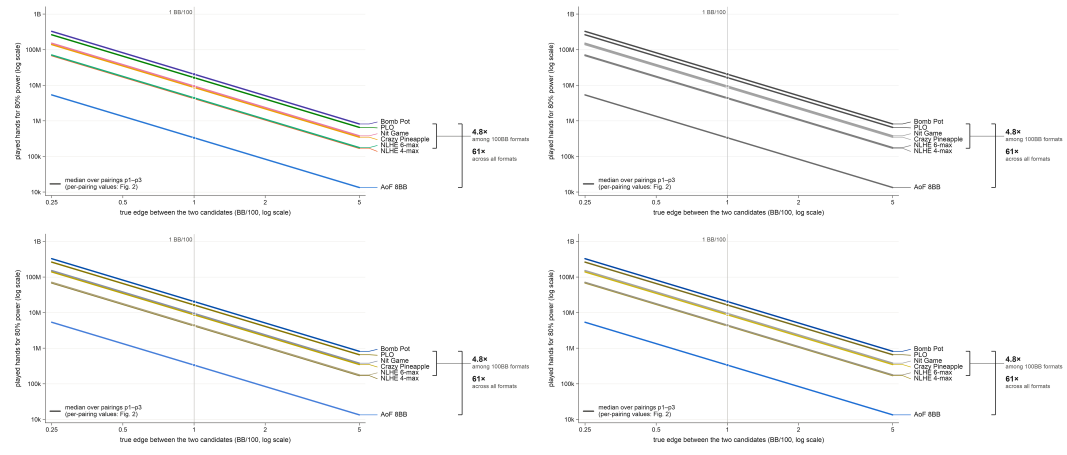
#> input picture paper/figures/qa/figure1_sample_complexity_qa.png, 3200 x 1364 px (shown at 1/3 size)
$ python -i qa.py   (imports and definitions only)
#> lines starting #> are read from the running program, lines starting #| are printed output that depends on the picture
"""Visual QA sheets: grayscale and colour-vision-deficiency simulations of every final figure,
plus a contact sheet of all six at a common width.

Usage: .venv-figures/bin/python paper/figures/qa.py  ->  paper/figures/qa/*.png

CVD simulation: Machado, Oliveira & Fernandes (2009) matrices at severity 1.0 (protanopia,
deuteranopia), applied in linear RGB. This is the same model the dataviz palette validator uses.
"""

from __future__ import annotations

from pathlib import Path

import numpy as np
from PIL import Image

HERE = Path(__file__).resolve().parent
FINAL, QA = HERE / "final", HERE / "qa"
MACHADO = {
    "protanopia": np.array([[0.152286, 1.052583, -0.204868], [0.114503, 0.786281, 0.099216], [-0.003882, -0.048116, 1.051998]]),
    "deuteranopia": np.array([[0.367322, 0.860646, -0.227968], [0.280085, 0.672501, 0.047413], [-0.011820, 0.042940, 0.968881]]),
}
W = 1600  # px width of QA renderings


def to_lin(x):
    return np.where(x <= 0.04045, x / 12.92, ((x + 0.055) / 1.055) ** 2.4)


def to_srgb(x):
    return np.where(x <= 0.0031308, 12.92 * x, 1.055 * np.power(np.clip(x, 0, 1), 1 / 2.4) - 0.055)


def variants(img: Image.Image) -> dict[str, Image.Image]:
    a = np.asarray(img.convert("RGB"), float) / 255
    lin = to_lin(a)
    out = {"color": img.convert("RGB"), "grayscale": img.convert("L").convert("RGB")}
    for k, m in MACHADO.items():
        sim = to_srgb(np.clip(lin @ m.T, 0, 1))
        out[k] = Image.fromarray((sim * 255).round().astype(np.uint8))
    return out


def main() -> None:
    QA.mkdir(exist_ok=True)
    sheet_rows = []
    for png in sorted(FINAL.glob("figure*.png")):
        img = Image.open(png)
        img = img.resize((W, round(img.height * W / img.width)), Image.LANCZOS)
        v = variants(img)
        grid = Image.new("RGB", (W * 2, img.height * 2), "white")
        for i, k in enumerate(("color", "grayscale", "protanopia", "deuteranopia")):
            grid.paste(v[k], ((i % 2) * W, (i // 2) * img.height))
        grid.save(QA / f"{png.stem}_qa.png", optimize=True)
        sheet_rows.append(img)
    total = sum(r.height for r in sheet_rows) + 40 * (len(sheet_rows) - 1)
    sheet = Image.new("RGB", (W, total), "white")
    y = 0
    for r in sheet_rows:
        sheet.paste(r, (0, y))
        y += r.height + 40
    sheet.save(QA / "all_figures_contact_sheet.png", optimize=True)
    print(f"wrote {len(sheet_rows)} QA grids + contact sheet to {QA}")


# [2 lines not run here, left out]

>>> from PIL import Image
>>> picture = Image.open('qa/figure1_sample_complexity_qa.png')
#> picture is the input picture: PIL image 3200x1364 RGB; mean R, G, B 248.2, 248.4, 248.1
>>> result = variants(picture)
#> in to_lin, `return np.where(x <= 0.04045, x / 12.92, ((x + 0.055) / 1.055) ** 2.4)`:
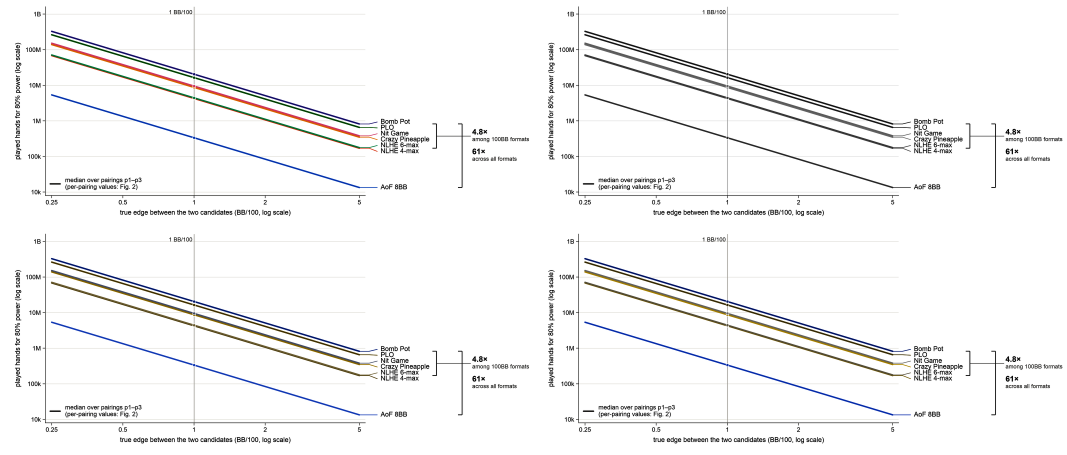
#> returned value: shape (1364, 3200, 3) float64 (shown at 1/3 size); mean of channels 0, 1, 2 0.963, 0.962, 0.962; drawn as R, G, B
#> after the loop in variants, `for k, m in MACHADO.items():`: out = 4 items
#> result = 4 items

$ run again, on paper/figures/qa/figure5_variance_reduction_qa.png
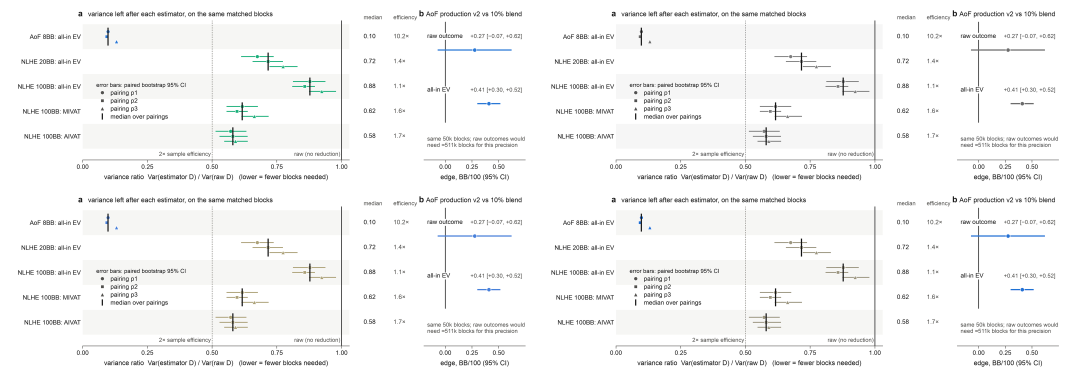
#> input picture paper/figures/qa/figure5_variance_reduction_qa.png, 3200 x 1116 px (shown at 1/3 size)
#> picture is the input picture: PIL image 3200x1116 RGB; mean R, G, B 245.9, 246.1, 245.8
#> in to_lin, `return np.where(x <= 0.04045, x / 12.92, ((x + 0.055) / 1.055) ** 2.4)`:
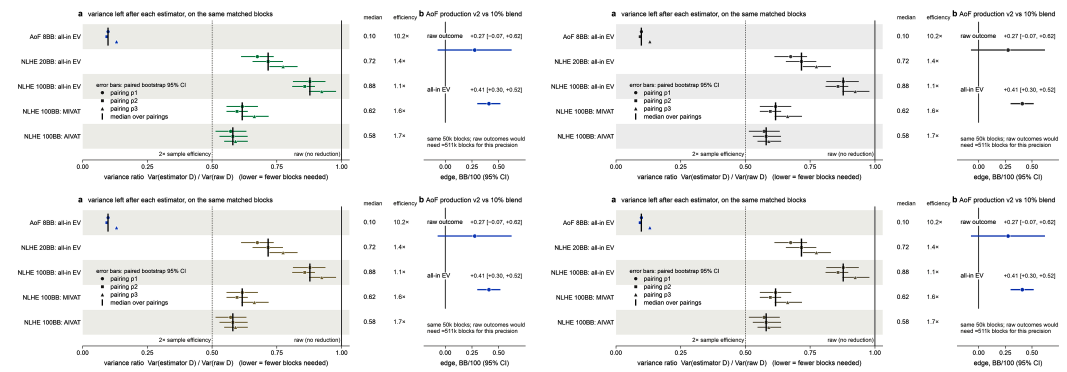
#> returned value: shape (1116, 3200, 3) float64 (shown at 1/3 size); mean of channels 0, 1, 2 0.946, 0.947, 0.944; drawn as R, G, B
#> after the loop in variants, `for k, m in MACHADO.items():`: out = 4 items

$ run again, on paper/figures/qa/figure6_sequential_qa.png
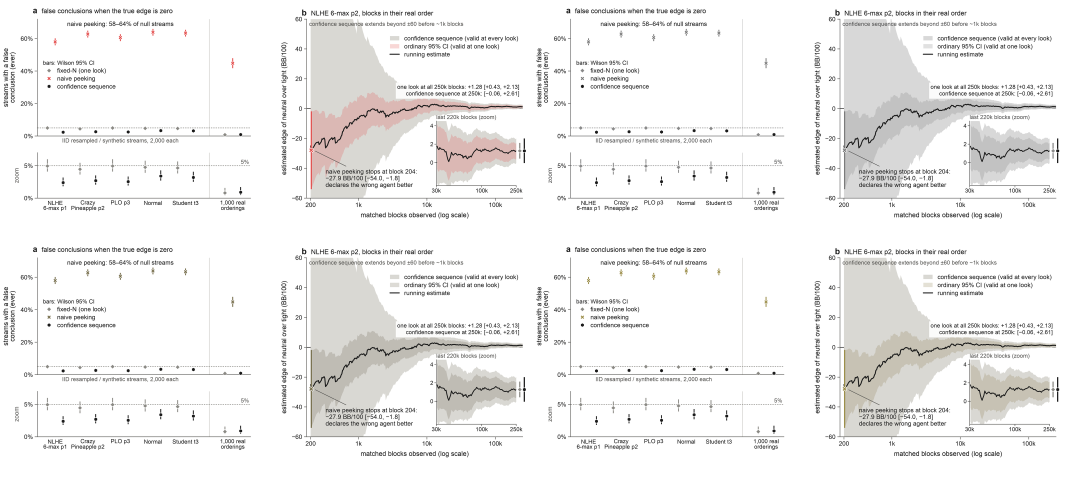
#> input picture paper/figures/qa/figure6_sequential_qa.png, 3200 x 1432 px (shown at 1/3 size)
#> picture is the input picture: PIL image 3200x1432 RGB; mean R, G, B 240.7, 240, 239.3
#> in to_lin, `return np.where(x <= 0.04045, x / 12.92, ((x + 0.055) / 1.055) ** 2.4)`:
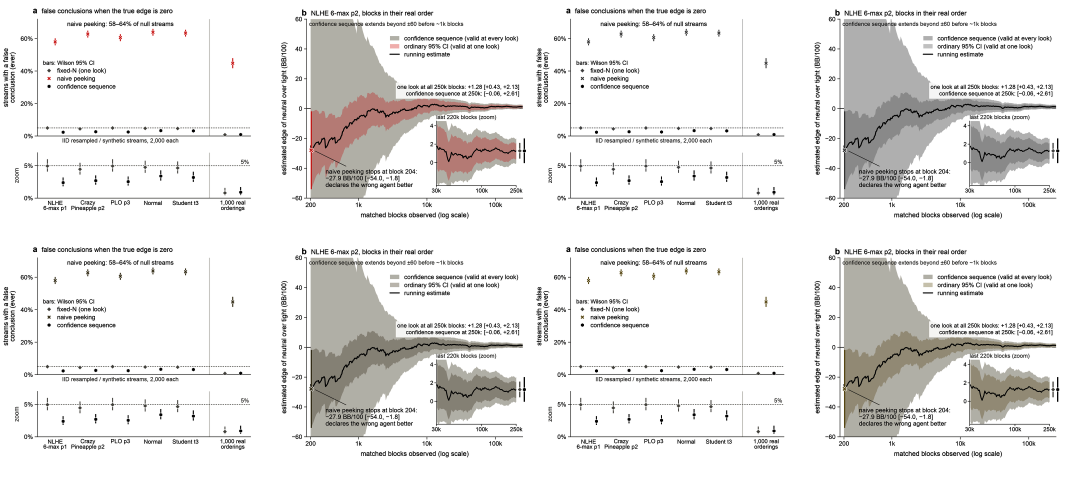
#> returned value: shape (1432, 3200, 3) float64 (shown at 1/3 size); mean of channels 0, 1, 2 0.909, 0.904, 0.9; drawn as R, G, B
#> after the loop in variants, `for k, m in MACHADO.items():`: out = 4 items

$ run again, on paper/figures/qa/figure7_table_size_qa.png
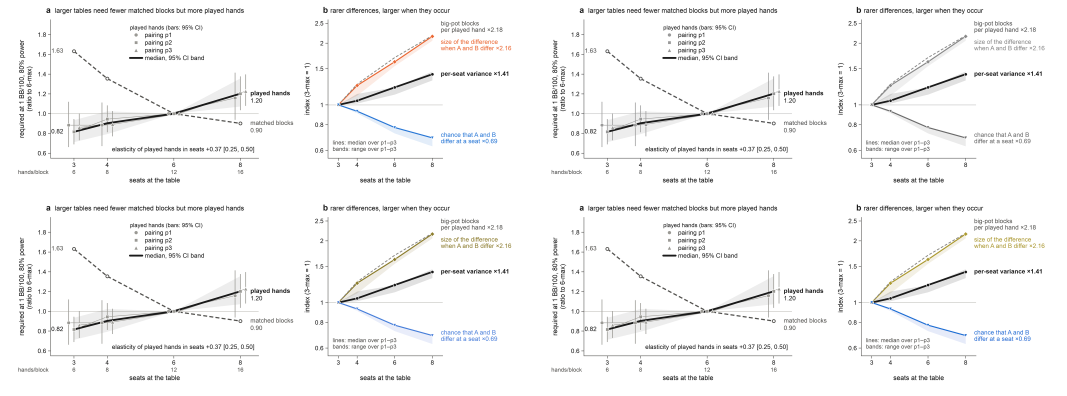
#> input picture paper/figures/qa/figure7_table_size_qa.png, 3200 x 1186 px (shown at 1/3 size)
#> picture is the input picture: PIL image 3200x1186 RGB; mean R, G, B 246.5, 246.4, 246.4
#> in to_lin, `return np.where(x <= 0.04045, x / 12.92, ((x + 0.055) / 1.055) ** 2.4)`:
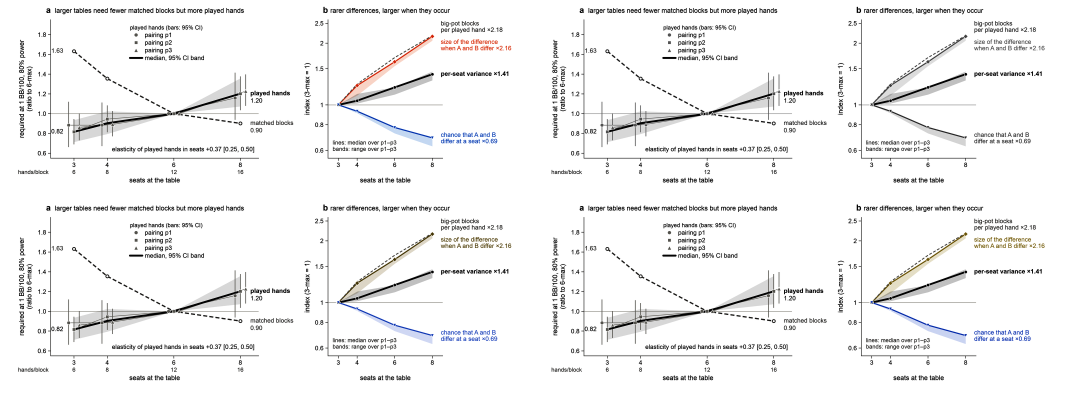
#> returned value: shape (1186, 3200, 3) float64 (shown at 1/3 size); mean of channels 0, 1, 2 0.952, 0.952, 0.952; drawn as R, G, B
#> after the loop in variants, `for k, m in MACHADO.items():`: out = 4 items
